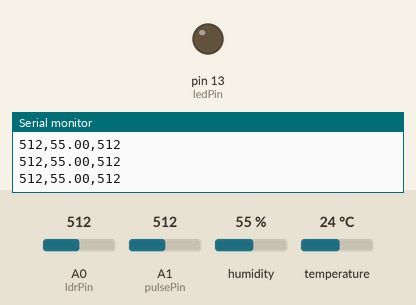
Simulated run of this sketch. Board: Arduino Uno, built with avr-gcc and run on an emulated ATmega328P. Shown: output pins drawn as LEDs (lit = HIGH), the last lines printed to the serial monitor. The inputs (shaded band) are chosen by the test bench; at power-on: A0 (ldrPin) = 512, A1 (pulsePin) = 512, humidity 55 %, temperature 24 °C.

Above: at 1.2 s.
1.3 s: A0 (ldrPin) set to 112
7.3 s: A0 (ldrPin) set to 91
At 8.5 s:
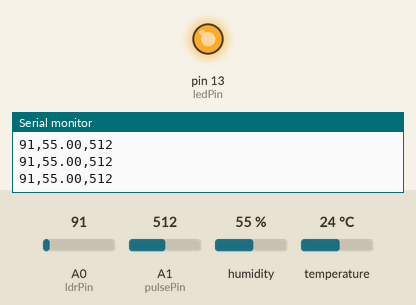
20.8 s: A0 (ldrPin) set to 110
At 21.1 s:
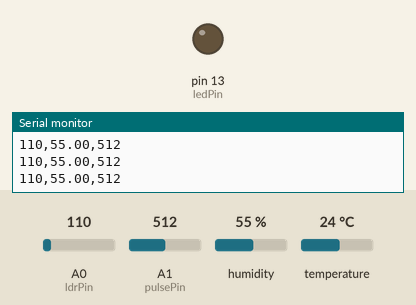
26.8 s: A1 (pulsePin) set to 110
28.3 s: A1 (pulsePin) set to 88
Timing chart, 0 to 31.3 s (numbered marks = the images above; inputs shaded):
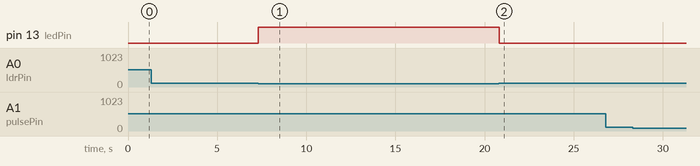

Measured:
- the behaviour switches between 101 and 100 on A0 (ldrPin) (found by bisection; images 0 and 1)
- after the input at 7.3 s, pin 13 (ledPin): LOW → HIGH at once
- after the input at 20.8 s, pin 13 (ledPin): HIGH → LOW at once

The sketch:

final_project.ino
```cpp
#include <DHT.h>

const int ledPin = 13;
const int ldrPin = A0;
const int dhtPin = 7;
const int pulsePin = A1;

int Signal;
int ldrValue;
int Threshold = 550;
unsigned long lastBeatTime = 0;
unsigned long currentMillis;
unsigned long timeBetweenBeats = 0;
int BPM = 0;
bool pulseDetected = false;

#define DHTTYPE DHT22

DHT dht(dhtPin, DHT22);

const int lightThreshold = 100;

//threshold for signals from the pulse sensor
const int minRawSignal = 60;
const int maxRawSignal = 150;

void setup() {
  pinMode(ledPin, OUTPUT);
  pinMode(LED_BUILTIN, OUTPUT);

  Serial.begin(9600);

  dht.begin();
}

void loop() {
  int ldrValue = analogRead(ldrPin);

  float humidity = dht.readHumidity();
  float temperature = dht.readTemperature();

  Signal = analogRead(pulsePin);

  Serial.print(ldrValue);
  Serial.print(",");
  Serial.print(humidity);
  Serial.print(",");
  Serial.println(Signal);

  if (Signal < minRawSignal) {
    Signal = minRawSignal;
  } else if (Signal > maxRawSignal) {
    Signal = maxRawSignal;
  }

  // detecting heartbeat
  if (Signal > Threshold && !pulseDetected) {
    currentMillis = millis();
    timeBetweenBeats = currentMillis - lastBeatTime;
    pulseDetected = true;
  }

  if (Signal < Threshold) {
    pulseDetected = false;
  }

// controling the LED according to the LDR value
  if (ldrValue > lightThreshold) {
    digitalWrite(ledPin, LOW);
  } else {
    digitalWrite(ledPin, HIGH);
  }

  delay(10);
}
```
